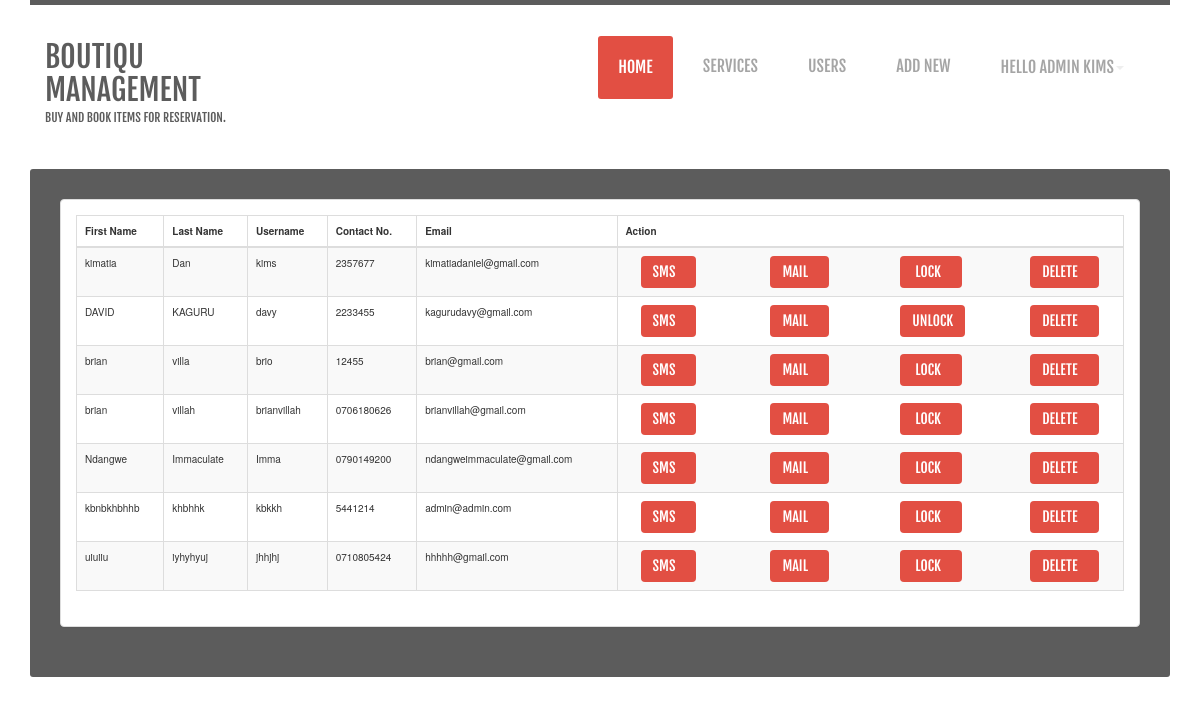
The page /users.php (signed in) on the database as committed earlier.
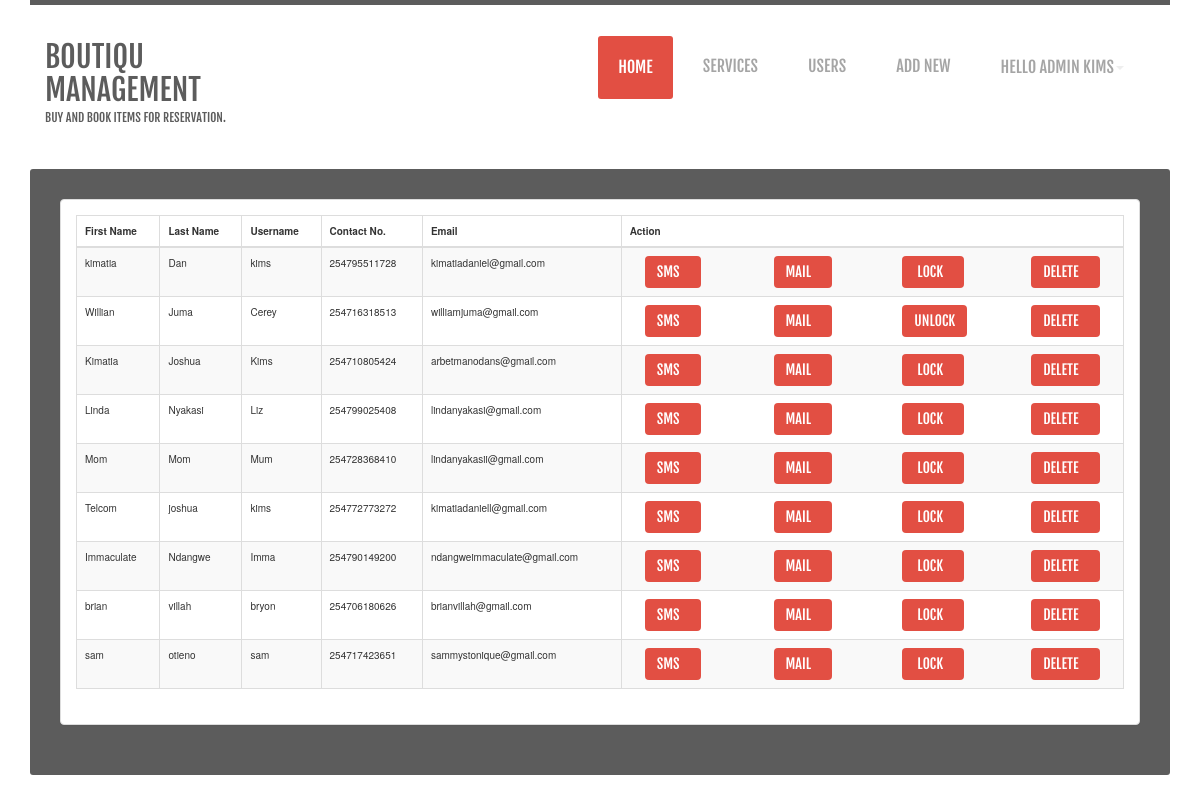
The same page on the database as committed later.
### tables this page shows
CREATE TABLE `tbl_users` (
  `user_id` int(11) NOT NULL,
  `firstname` varchar(60) NOT NULL,
  `lastname` varchar(60) NOT NULL,
  `username` varchar(60) NOT NULL,
  `phonenumber` varchar(15) NOT NULL,
  `email` varchar(60) NOT NULL,
  `password` varchar(255) NOT NULL,
  `logintype` varchar(11) NOT NULL DEFAULT '0',
  `lockvalue` varchar(255) NOT NULL DEFAULT '0',
  `verify` varchar(11) NOT NULL DEFAULT '0',
  `verifyCode` varchar(255) NOT NULL DEFAULT '0',
  `userDefault` varchar(255) NOT NULL DEFAULT 'kimatiadaniel@gmail.com'
);

### users.php (the view, shortened to what this page needs)
<?php
  require_once 'dbconnect.php';
$query = $DBcon->query("SELECT * FROM tbl_users WHERE user_id=".$_SESSION['userSession']);
$userRow=$query->fetch_array();
        ?>
<!DOCTYPE html>
<html lang="en">
  <head>
    <link href="css/bootstrap.css" rel="stylesheet">
    <link href="css/image-effects.css" rel="stylesheet">
    <link href="css/custom-styles.css" rel="stylesheet">
    <link href="css/font-awesome.css" rel="stylesheet">
    <link href="css/font-awesome-ie7.css" rel="stylesheet">
    </head>
  <body>
      <div class="container">
        <div class="row">
          <div class="site-header spacing-t">
            <div class="col-md-3 ">
              <div class="site-name spacing-b">
                <h1> BOUTIQU MANAGEMENT</h1>
                <h6>Buy and book items for reservation.</h6>
              </div>
            </div>
          <div class="col-md-9">
            <nav class="navbar pull-right " role="navigation">
            <div class="collapse navbar-collapse" id="bs-example-navbar-collapse-1">
                <ul class="nav navbar-nav">
                  <li class="active"><a href="adhome.php">Home</a></li>
                   <li><a class="navbar-brand" href="services.php">Services</a></li>
                  <li><a class="navbar-brand" href="users.php">Users</a></li>
          <li><a class="navbar-brand" href="addnew.php">Add new </a></li>
                  <li class="dropdown ">
              <a href="#" class="dropdown-toggle active" data-toggle="dropdown"><?php echo "Hello Admin ".$userRow['username']; ?><b class="caret"></b></a>
            </li>
                </ul>
            </div>
        </nav>
          </div>
          </div>
        </div>
    </div>
    <div class="container">
    <div class="subscribe">
      <div class="row">
        <div class="col-md-12">
          <div class="panel panel-default">
            <div class="panel-body">
               <table class="table table-striped table-bordered table-hover" id="dataTables-example">
                                    <thead>
                                        <tr>
                                            <th style="font-size: 10px;">First Name</th>
                                            <th style="font-size: 10px;">Last Name</th>
                                            <th style="font-size: 10px;">Username</th>
                                            <th style="font-size: 10px;">Contact No.</th>
                                            <th style="font-size: 10px;">Email</th>
                                            <th style="font-size: 10px;">Action</th>
                                        </tr>
                                    </thead>
                <tbody>
           <?php
   $stmt = $DB_con->prepare('SELECT * FROM tbl_users ORDER BY user_id ASC');
  $stmt->execute();
  if($stmt->rowCount() > 0)
  {
    while($row=$stmt->fetch(PDO::FETCH_ASSOC))
    {
      extract($row);
      ?>
                <tr>
                        <td style="font-size: 10px;"><div class="col" id="user_data_1"><?php echo $row['firstname']; ?> </div></td>
                        <td style="font-size: 10px;"><div class="col" id="user_data_2"><?php echo $row['lastname']; ?> </div></td>
                        <td style="font-size: 10px;"><div class="col" id="user_data_4"><?php echo $row['username']; ?> </div></td>
                         <td style="font-size: 10px;"><div class="col" id="user_data_5"><?php echo $row['phonenumber']; ?> </div></td>
                        <td style="font-size: 10px;"><div class="col" id="user_data_6"><?php echo $row['email']; ?> </div></td>
                        <td style="font-size: 10px;"><div class="col" id="user_data_6">
                        <div class="row">
                          <div class="col-md-3">
                            <span class=""><a class="btn btn-primary" href="users.php?sms_id=<?php echo $row['user_id']; ?>"><i class=" icon-info-sign" style="color: orange;"></i> Sms&nbsp;&nbsp;&nbsp;</a></span>
                          </div>
                          <div class="col-md-3">
                            <span class=""><a class="btn btn-primary" href="?mail_id=<?php echo $row['user_id']; ?>"><i class=" icon-info-sign" style="color: orange;"></i> Mail&nbsp;&nbsp;&nbsp;</a></span>
                          </div>
                          <div class="col-md-3">
                           <?php
                          $lockid=1;
                          $unlockid=0;
                       if($row['lockvalue']==$lockid){
                           ?>
                       <span class=""><a class="btn btn-danger" href="?unlock_id=<?php echo $row['user_id']; ?>"><i class=" icon-info-sign" style="color: orange;"></i> Unlock</a></span>
                           <?php
                         }elseif($row['lockvalue']==$unlockid){
                           ?>
                      <span class=""><a class="btn btn-primary" href="?lock_id=<?php echo $row['user_id']; ?>"><i class=" icon-info-sign" style="color: orange;"></i> &nbsp;Lock&nbsp;&nbsp;&nbsp;</a></span>
                           <?php
                         }
                          ?>
                          </div>
                          <div class="col-md-3">
                            <span class=""><a class="btn btn-primary" href="users.php?delete_id=<?php echo $row['user_id']; ?>"><i class=" icon-info-sign" style="color: orange;"></i> Delete&nbsp;&nbsp;&nbsp;</a></span>
                          </div>
                        </div>
                         </div></td>
                    </tr>
                <?php
                 }
                }
               ?>
                </tbody>
            </table>
            </div>
          </div>
        </div>
</div>
    </div>
    </div>
      <br>
  </body>
</html>

### css/custom-styles.css (style rules this page uses)
body { background:#ffffff; }
h1, h2, h3, h4, h5, h6 { margin: 0;font-family: 'fjalla_oneregular'; color: #5c5c5c; text-transform: uppercase; padding-bottom: 15px; }
h1 { font-size: 30px; }
h6 { font-size: 12px; }
a { transition:all 1s; color: #a5a5a5; }
ul { padding-left: 0; list-style-position: inside; }
.btn { background: #e24f43; color: #fff; font-family: 'fjalla_oneregular'; text-transform: uppercase; border:none; }
.spacing-t { padding-top: 30px; }
.spacing-b { padding-bottom: 30px; }
.subscribe { background: #5c5c5c; padding: 30px; border-radius: 3px; overflow: hidden; }
.subscribe .btn { margin-left: 15px; transition:all 1s; }
.site-header { border-top: 5px solid #5c5c5c; padding: 0px -15px !important; margin: 0 15px; }
.site-name h1 { padding: 5px 0; }
.navbar-collapse { padding: 0; }
.navbar-nav > li { margin-right: 10px; font-family: 'fjalla_oneregular'; font-weight: normal; }
.navbar-nav > li a { font-size: 16px; text-transform: uppercase; color: #a5a5a5; padding: 20px; }
.navbar-nav > .active > a { background: #eee; color: #fff; background: #e24f43; border-radius: 3px; }
.navbar { margin-bottom: 0; }
.nav .caret { border-top-color: #eee; border-bottom-color: #eee; }

Rows that differ between the two databases and show on the page:
removed tbl_users: firstname "brian", lastname "villa", username "brio", phonenumber "12455", email "brian@gmail.com"
removed tbl_users: firstname "brian", lastname "villah", username "brianvillah", phonenumber "0706180626", email "brianvillah@gmail.com"
removed tbl_users: firstname "Ndangwe", lastname "Immaculate", username "Imma", phonenumber "0790149200", email "ndangweimmaculate@gmail.com"
removed tbl_users: firstname "kbnbkhbhhb", lastname "khbhhk", username "kbkkh", phonenumber "5441214", email "admin@admin.com"
changed tbl_users "kimatia": phonenumber "2357677" → "254795511728"
changed tbl_users: firstname "DAVID" → "Willian"; lastname "KAGURU" → "Juma"; username "davy" → "Cerey"; phonenumber "2233455" → "254716318513"; email "kagurudavy@gmail.com" → "williamjuma@gmail.com"
changed tbl_users: firstname "uiuiiu" → "Kimatia"; lastname "iyhyhyuj" → "Joshua"; username "jhhjhj" → "Kims"; phonenumber "0710805424" → "254710805424"; email "hhhhh@gmail.com" → "arbetmanodans@gmail.com"
added tbl_users: firstname "Linda", lastname "Nyakasi", username "Liz", phonenumber "254799025408", email "lindanyakasi@gmail.com"
added tbl_users: firstname "Mom", lastname "Mom", username "Mum", phonenumber "254728368410", email "lindanyakasii@gmail.com"
added tbl_users: firstname "Telcom", lastname "joshua", username "kims", phonenumber "254772773272", email "kimatiadaniell@gmail.com"
added tbl_users: firstname "Immaculate", lastname "Ndangwe", username "Imma", phonenumber "254790149200", email "ndangweimmaculate@gmail.com"
added tbl_users: firstname "brian", lastname "villah", username "bryon", phonenumber "254706180626", email "brianvillah@gmail.com"
added tbl_users: firstname "sam", lastname "otieno", username "sam", phonenumber "254717423651", email "sammystonique@gmail.com"
